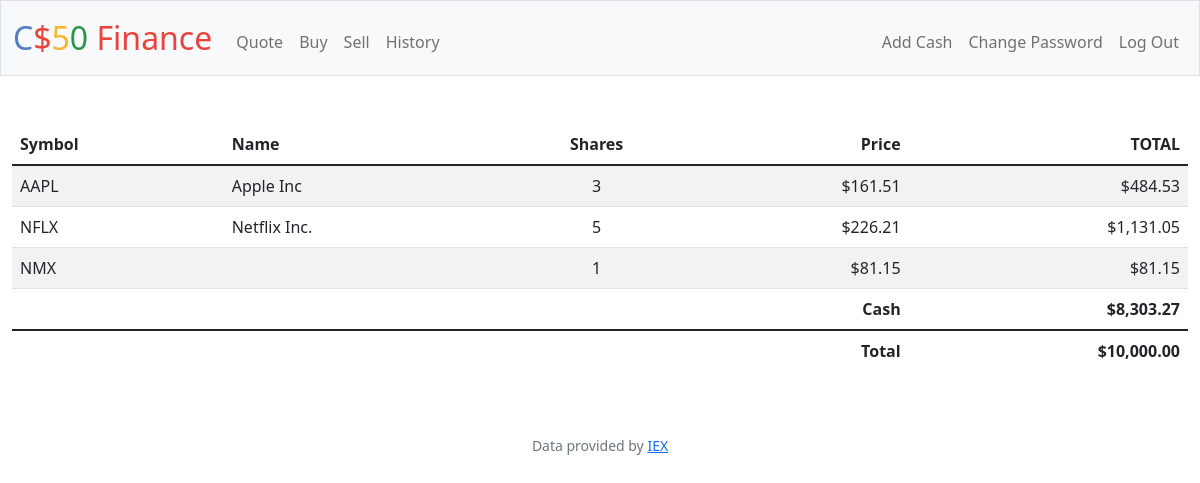
Screenshot of / (signed in) with the database file from the repository.
### tables this page shows
CREATE TABLE 'transac' ('id' INTEGER PRIMARY KEY AUTOINCREMENT NOT NULL, 'user_id' INTEGER, 'symbol' TEXT, 'shares' INTEGER,'price' NUMERIC, 'date' DATETIME, 'name' TEXT,'total' INTEGER);

CREATE TABLE users (id INTEGER PRIMARY KEY AUTOINCREMENT NOT NULL, username TEXT NOT NULL, hash TEXT NOT NULL, cash NUMERIC NOT NULL DEFAULT 10000.00, 'password' TEXT);

### app.py (the view)
@app.route("/")
@login_required
def index():
    user_id = session["user_id"]
    tracsac_data = db.execute(
        "SELECT symbol, SUM(shares) as shares, price, name, SUM(shares) AS total FROM transac WHERE user_id = ? GROUP BY symbol", user_id)
    cash_data = db.execute("SELECT cash FROM users WHERE id = ?", user_id)[0]["cash"]
    total = cash_data
    for stock in tracsac_data:
        total += stock["price"] * stock["total"]
    return render_template("index.html", stocks=tracsac_data, cash=cash_data, usd=usd, total=total)

### app.py (called while the page is built)
@app.after_request
def after_request(response):
    response.headers["Cache-Control"] = "no-cache, no-store, must-revalidate"
    response.headers["Expires"] = 0
    response.headers["Pragma"] = "no-cache"
    return response

### helpers.py (called while the page is built)
def login_required(f):
    @wraps(f)
    def decorated_function(*args, **kwargs):
        if session.get("user_id") is None:
            return redirect("/login")
        return f(*args, **kwargs)
    return decorated_function

def usd(value):
    return f"${value:,.2f}"

### templates/index.html (shortened to what this page needs)
{% extends "layout.html" %}
{% block main %}
    <table class="table table-striped">
        <thead>
            <tr>
                <th class="text-start">Symbol</th>
                <th class="text-start">Name</th>
                <th class="text-mid">Shares</th>
                <th class="text-end">Price</th>
                <th class="text-end">TOTAL</th>
            </tr>
        </thead>
        <tbody>
            {% for row in stocks %}
            <tr>
                <td class="text-start">{{ row["symbol"] }}</td>
                <td class="text-start">{{ row["name"] }}</td>
                <td class="text-mid">{{ row["shares"] }}</td>
                <td class="text-end">{{ usd(row["price"]) }}</td>
                <td class="text-end">{{ usd(row["total"] * row["price"]) }}</td>
            </tr>
            {% endfor %}
            <tr>
                <th class="border-0 fw-bold text-end" colspan="4">Cash</th>
                <th class="border-0 text-end">{{usd(cash)}}</th>
            </tr>
        </tbody>
        <tfoot>
            <tr>
                <th class="border-0 fw-bold text-end" colspan="4">Total</th>
                <th class="border-0 w-bold text-end">{{usd(total)}}</th>
            </tr>
        </tfoot>
    </table>
{% endblock %}

### rows the page displays
transac: symbol "NFLX", name "Netflix Inc.", shares "5", price "$226.21", usd(row['total']*row['price']) "$1,131.05"
transac: symbol "NMX", shares "1", price "$81.15", total "$81.15"
users: cash "$8,303.27"

### other values shown
{{ row["symbol"] }} "AAPL"
{{ row["name"] }} "Apple Inc"
{{ row["shares"] }} "3"
{{ usd(row["price"]) }} "$161.51"
{{ usd(row["total"] * row["price"]) }} "$484.53"
{{ usd(total) }} "$10,000.00"
